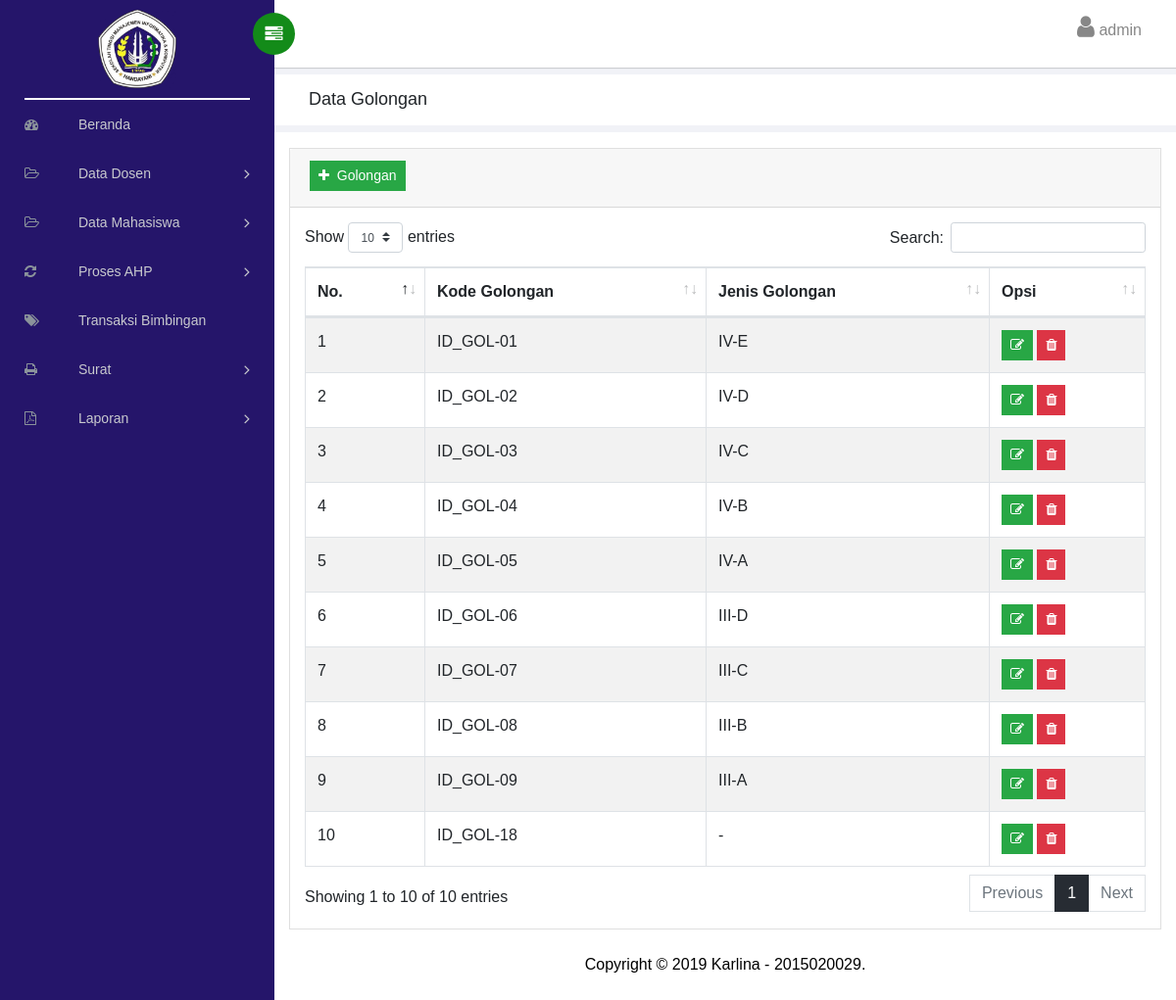
The app's page /view/admin/golongan.php (signed in) with its own data.
### tables this page shows
CREATE TABLE `tb_golongan`  (
  `kd_golongan` char(10) NOT NULL,
  `jenis_golongan` varchar(5) NULL DEFAULT NULL,
  `nilai` int(11) NULL DEFAULT NULL,
  PRIMARY KEY (`kd_golongan`) USING BTREE
);

### view/admin/golongan.php (the view, shortened to what this page needs)
<?php include_once 'atribut/head.php'; ?>
<?php include_once 'atribut/menu.php'; ?>
<div class="breadcrumbs">
	<div class="col-sm-4">
		<div class="page-header float-left">
			<div class="page-title">
				<h1>Data Golongan</h1>
			</div>
		</div>
	</div>
</div>
<div class="content mt-3">
	<div class="animated fadeIn">
		<div class="row">
			<div class="col-md-12">
				<div class="card">
					<div class="card-header">
						<button type="button" class="btn btn-success btn-sm mb-1" data-toggle="modal" data-target="#modalTambah"><i class="fa fa-plus"></i>&nbsp; Golongan</button>
					</div>
					<div class="card-body">
						<table id="bootstrap-data-table-export" class="table table-striped table-bordered">
							<thead>
								<tr>
									<th>No.</th>
									<th>Kode Golongan</th>
									<th>Jenis Golongan</th>
									<th>Opsi</th>
								</tr>
							</thead>
							<tbody>
								<?php
								$no  = 1;
								$sql = "SELECT * FROM tb_golongan";
								$qry = mysqli_query($koneksi, $sql);
								while ($tb_golongan = mysqli_fetch_array($qry, MYSQLI_ASSOC)){
									?>
									<tr>
										<td><?php echo $no++; ?></td>
										<td><?php echo $tb_golongan['kd_golongan']; ?></td>
										<td><?php echo $tb_golongan['jenis_golongan']; ?></td>
										<td>
											<a href="golonganedit.php?id=<?php echo $tb_golongan['kd_golongan']; ?>" title="Ubah" class="btn btn-success btn-sm"> <i class="fa fa-edit"></i> </a>
											<a href="golonganhapus.php?id=<?php echo $tb_golongan['kd_golongan']; ?>" title="Hapus" class="btn btn-danger btn-sm" onclick="return confirm('Yakin menghapus ?')"> <i class="fa fa-trash"></i> </a>
										</td>
									</tr>
								<?php }?>
							</tbody>
						</table>
					</div>
				</div>
			</div>
		</div>
	</div>
</div>
<?php include_once 'atribut/foot.php'; ?>

### records on screen
tb_golongan: kd_golongan "ID_GOL-01", jenis_golongan "IV-E"
tb_golongan: kd_golongan "ID_GOL-02", jenis_golongan "IV-D"
tb_golongan: kd_golongan "ID_GOL-03", jenis_golongan "IV-C"
tb_golongan: kd_golongan "ID_GOL-04", jenis_golongan "IV-B"
tb_golongan: kd_golongan "ID_GOL-05", jenis_golongan "IV-A"
tb_golongan: kd_golongan "ID_GOL-06", jenis_golongan "III-D"
tb_golongan: kd_golongan "ID_GOL-07", jenis_golongan "III-C"
tb_golongan: kd_golongan "ID_GOL-08", jenis_golongan "III-B"
tb_golongan: kd_golongan "ID_GOL-09", jenis_golongan "III-A"
tb_golongan: kd_golongan "ID_GOL-18", jenis_golongan "-"

### other values on screen
$_SESSION["inpnpm"] "admin"
